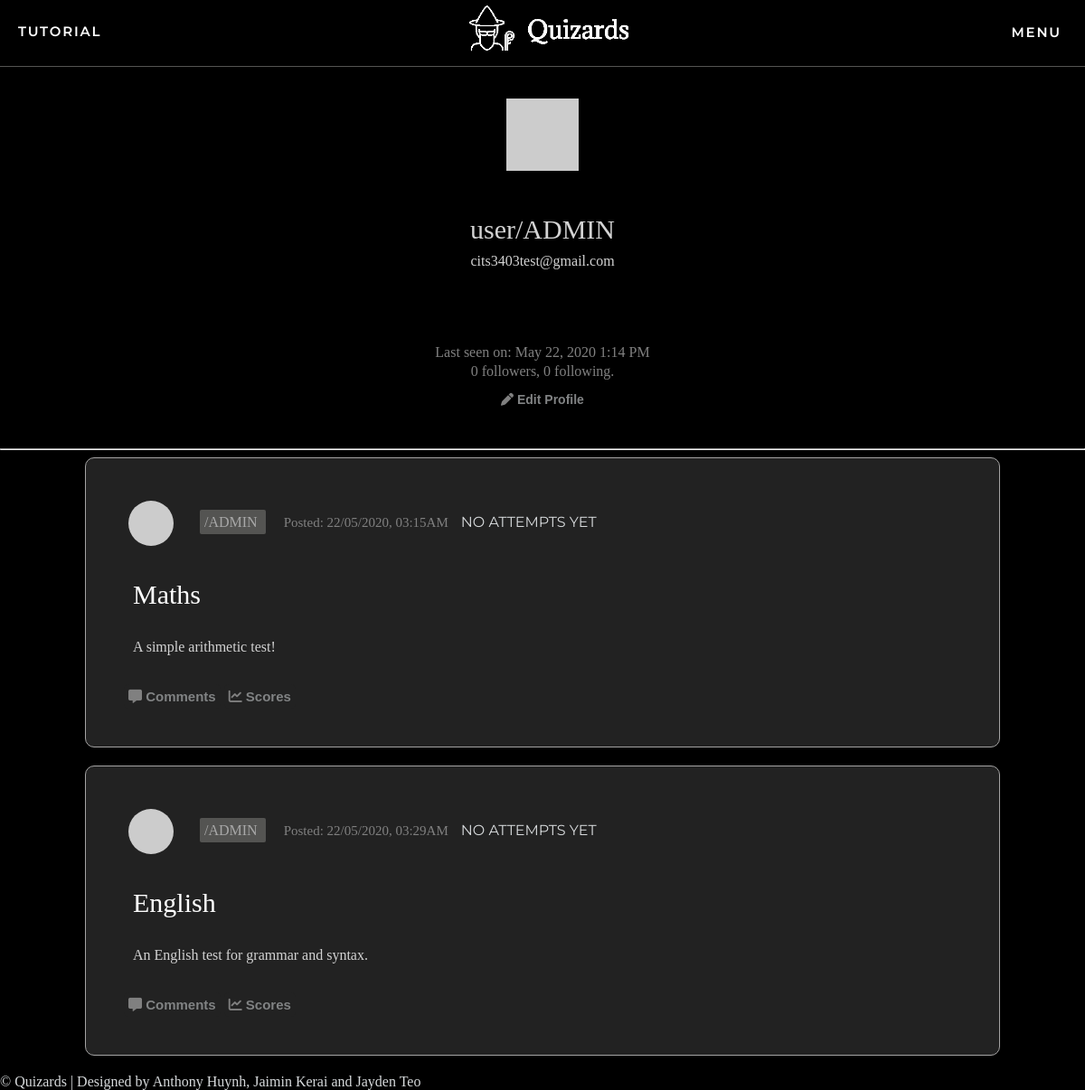
/user/ADMIN (signed in), run on an earlier commit of the app's database.
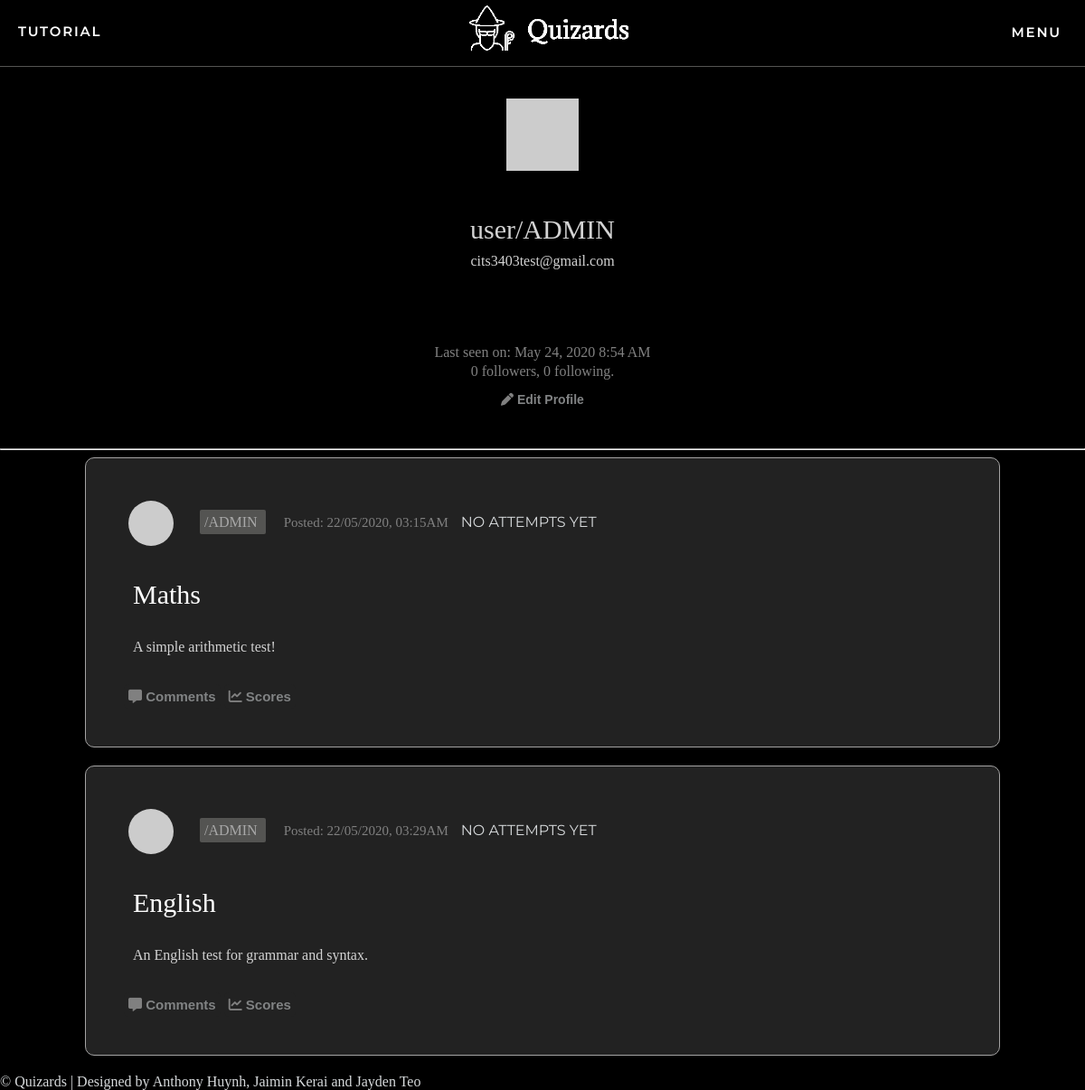
And on a later commit of the database.
### app/models.py (models this page shows, shortened)
class User(UserMixin, db.Model):
    id = db.Column(db.Integer, primary_key=True)
    username = db.Column(db.String(64), index=True, unique=True)
    email = db.Column(db.String(120), index=True, unique=True)
    password_hash = db.Column(db.String(128))
    posts = db.relationship('Post', backref='author', lazy='dynamic')
    authorOf = db.relationship('Quizzes', backref='author', lazy='dynamic')
    admin = db.Column(db.Boolean, unique=False, default=False)
    marksOf = db.relationship('quizMarks', backref='markOf', lazy='dynamic')
    longanswers = db.relationship('LongAnswers', backref='user', lazy='dynamic')
    def avatar(self, size):
        digest = md5(self.email.lower().encode('utf-8')).hexdigest()
        return 'https://www.gravatar.com/avatar/{}?d=identicon&s={}'.format(
            digest, size)
    about_me = db.Column(db.String(140))
    last_seen = db.Column(db.DateTime, default=datetime.utcnow)
    followed = db.relationship(
        'User', secondary=followers,
        primaryjoin=(followers.c.follower_id == id),
        secondaryjoin=(followers.c.followed_id == id),
        backref=db.backref('followers', lazy='dynamic'), lazy='dynamic')

class Quizzes(db.Model):
    id = db.Column(db.Integer, primary_key=True, autoincrement=True, unique=True)
    name = db.Column(db.String(64))
    description = db.Column(db.String(255))
    questions = db.relationship('Questions', backref='Quizzes', lazy='dynamic')
    mcquestion = db.relationship('multiChoice', backref='MCQuizzes', lazy='dynamic')
    longquestions = db.relationship('LongQuestions', backref='LongQuizzes', lazy='dynamic')
    author_id = db.Column(db.Integer, db.ForeignKey('user.id'))
    pub_date = db.Column(db.DateTime, index=True, default=datetime.utcnow)
    quizMarks = db.relationship('quizMarks', backref='quizMarks', lazy='dynamic')
    posts= db.relationship('Post', backref='post', lazy='dynamic')
    def Avgmark(self):
        total_sum = float(sum(quizMarks.mark for quizMarks in self.quizMarks))
        count = float(quizMarks.query.filter_by(quiz_id=self.id).count())
        if count > 0:
            return round(total_sum/count,2)
        if count == 0:
            return False

### app/routes.py (the view)
@app.route('/user/<username>')
@login_required
def user(username):
    user = User.query.filter_by(username=username).first_or_404()
    page = request.args.get('page', 1, type=int)
    quizzes = user.authorOf.paginate(page)
    return render_template('user.html', user=user, quizzes=quizzes.items)

### app/models.py (called while the page is built)
@login.user_loader
def load_user(id):
    return User.query.get(int(id))

### app/routes.py (called while the page is built)
@app.before_request
def before_request():
    if current_user.is_authenticated:
        g.user = load_user(current_user.id)
        current_user.last_seen = datetime.utcnow()
        db.session.commit()

### app/templates/user.html (shortened to what this page needs)
{% extends "base.html" %}
{% block content %}
<div class="container">
    <table class= "profile-table" width="100%">
        <tr>
            <td width="100%" style="text-align: center;"><img src="{{ user.avatar(128) }}" class="profile-avatar"></td>
        </tr>
        <tr>
            <td style="text-align: center;">
                <p class="username">user/{{ user.username }}</p>
                <p class="email">{{ user.email }}</p>
            </td>
        </tr>
        <tr>
            <td>
            </td>
        </tr>
        <tr>
            <td>
                {% if user.last_seen %}<p>Last seen on: {{ moment(user.last_seen).format('LLL') }}</p>{% endif %}
                <p>{{ user.followers.count() }} followers, {{ user.followed.count() }} following.</p>
                {% if user == current_user %}
                <p><a href="{{ url_for('edit_profile') }}">
                    <button class="clicker2"><i class='fas fa-pen' style="color:gray"></i>  Edit Profile</button>
                </a></p>
                {% elif not current_user.is_following(user) %}
                <p><a href="{{ url_for('follow', username=user.username) }}">
                    <button class="clicker2"><i class='fas fa-user-plus' style="color:gray"></i>  Follow</button>
                </a></p>
                {% else %}
                <p><a href="{{ url_for('unfollow', username=user.username) }}">
                    <button class="clicker2"><i class='fas fa-user-minus' style="color:gray"></i>  Unfollow</button>
                </a></p>
                {% endif %}
            </td>
        </tr>
    </table>
    <hr>
    {% for quiz in quizzes %}
        {% include 'quizdisplay.html' %}
    {% endfor %}
</div>
{% endblock %}

### app/templates/base.html (shortened to what this page needs)
<!DOCTYPE html>
<html lang="en-US">
    <head>
        <link href="{{ url_for('static', filename='css/styles.css') }}" rel="stylesheet">
    </head>
    <body>
        <div class="container">
        <div>
            <ul class="basenav topnav">
                {% if current_user.is_anonymous %}
                <li class="tags"><a href="{{ url_for('tutorial') }}">tutorial</a></li>
                <li class="logo"><a href="{{ url_for('quizzes') }}"><img class='baselogo' src="{{ url_for('static', filename='css/templogo.png') }}"></a></li>
                <li class="tags"><a href="{{ url_for('login') }}">Sign In</a></li>
                {% else %}
                <li class="tags"><a href="{{ url_for('tutorial') }}">tutorial</a></li>
                <li class="logo"><a href="{{ url_for('quizzes') }}"><img class='baselogo' src="{{ url_for('static', filename='css/templogo.png') }}"></a></li>
                <div class="dropdown">
                    <button class="dropbtn"><li class="tags"><a href="{{ url_for('quizzes') }}">Menu</a></li>
                    </button>
                </div>
                {% endif %}
            </ul>
        </div>
        <br>
        <div class="messages">
            {% block content %}
            {% endblock %}
        </div>
        <footer>
            <div class="footer-bottom">&copy; Quizards | Designed by Anthony Huynh, Jaimin Kerai and Jayden Teo
            </div>
        </footer>
    </body>
</html>

### app/templates/quizdisplay.html (shortened to what this page needs)
<div class="row" onclick="location.href='{{ url_for('quizform', quizid=quiz.id,  quizname=quiz.name) }}';" style="cursor:pointer;">
        <table>
            <tr>
                <td colspan=100%;>
                    <a href="{{ url_for('user', username=quiz.author.username) }}" style="text-decoration:none">
                        <img src="{{ quiz.author.avatar(36) }}" class="profile-pic">
                    </a>
                    <a href="{{ url_for('user', username=quiz.author.username) }}" class = "author">
                        /{{ quiz.author.username }}
                    </a><span class="date">Posted: {{ moment(quiz.pub_date).format('DD/MM/YYYY, hh:mmA') }}</span>
                    {% if quiz.Avgmark() == False%}
                    <span class="avgmark">No attempts yet</span>
                    {% elif quiz.Avgmark() >= 75.0 %}
                    <span class="avgmark good">Avg. {{ quiz.Avgmark() }}%</span>
                    {% elif quiz.Avgmark() < 75.0 and quiz.Avgmark() >= 50.0 %}
                    <span class="avgmark ok">Avg. {{ quiz.Avgmark() }}%</span>
                    {% elif quiz.Avgmark() < 50 and quiz.Avgmark() >= 0.0 %}
                    <span class="avgmark bad">Avg. {{ quiz.Avgmark() }}%</span>
                    {% endif %}
                </td>
            </tr>
                        <td colspan=5><a href="{{ url_for('quizform', quizid=quiz.id, quizname=quiz.name) }}" class="quiz-name">
                            {{ quiz.name }} </a></td>
            <tr>
                <td colspan=5, class="desc">{{ quiz.description }}
                </td>
            </tr>
            <tr>
                <td colspan=100%>
                    <a href="{{ url_for('comments', quizid=quiz.id, quizname=quiz.name) }}" style="text-decoration:none">
                        <button class="clicker"><i class='fas fa-comment-alt' style="color:gray"></i> Comments</button>
                    </a>
                    <a href="{{ url_for('scores', quizid=quiz.id, quizname=quiz.name) }}" style="text-decoration:none">
                        <button class="clicker"><i class='fas fa-chart-line' style="color:gray"></i> Scores</button>
                    </a>
                </td>
            </tr>
        </table>
</div>

### app/static/css/styles.css (style rules this page uses)
body { margin: 0; padding: 0; height: 100vh; font-family: Verdana; background-color: black; color: rgb(215, 218, 220); }
.basenav { padding: 0; margin: 0; list-style: none; display: flex; background-color: black; border-bottom: 1px solid #545452; }
.topnav { justify-content: space-between; }
.tags { padding-top: 25px; margin-left: 20px; margin-right: 20px; }
.tags a::after { content: ''; display:block; width:0; height:2px; background: #666666; transition: transform .5s ease-in-out; transform: scaleX(0); margin-top:25px; }
.logo::after { content: ''; display:block; width:0; height:2px; background: #666666; transition: transform .5s ease-in-out; transform: scaleX(0); }
.basenav a { color: white; text-decoration: solid; text-transform: uppercase; letter-spacing: 1.8px; font-family: 'Montserrat'; font-weight: 600; font-size: 15px; }
.basenav .baselogo { transform: translateX(10px); width: 300px; height: auto; }
.dropdown { float: left; overflow: hidden; transition: 0.5s ease; }
.dropdown .dropbtn { font-size: 16px; border: none; outline: none; color: white; background-color: inherit; font-family: inherit; margin: 0; transition: 0.4s ease; }
.messages { text-align: center; }
.row { position:relative; left: 50%; transform: translate(-50%, 0%); max-width: 1000px; width: 80%; background: #222222; padding: 25px; border-radius: 10px; margin-bottom: 20px; border: 1px solid #A5A4A4; }
.profile-pic { border-radius: 50%; padding: 5px; width:50px; margin-top:0px; vertical-align: middle; }
.author { margin: 20px; color: rgb(168, 168, 168); padding: 5px; text-decoration: none; background-color: RGBA(84, 84, 82, 1); border-radius:2px; text-align: center; }
.quiz-name { text-decoration:none; color:white; padding:10px; border-radius:2px; margin-right:20px; font-size:30px; }
.desc { color: lightgrey; padding-left:25px; }
.date { font-size:15px; color: grey; padding-top:15px; }
.avgmark { margin-left: 10px; position: relative; font-family: "Montserrat"; text-transform: uppercase; font-size: 16px; }
.clicker { background-color: #222222; border: #222222; font-size: 15px; padding: 5px 5px 5px 5px; text-align: center; border-radius: 5px; color: rgb(129, 131, 132); font-weight: 700; }
.clicker { transition-duration: 0.4s; }
.assessments th, td { padding: 15px; text-align: left; }
.profile-avatar { text-align: center; }
.profile-table td { text-align:center; line-height:5px; }
.profile-table .username { font-size: 30px; color:lightgrey; }
.profile-table .email { color:lightgrey; }
.profile-table p { color:grey; }
.clicker2 { background-color: black; border: black; font-size: 14px; padding: 5px 5px 5px 5px; text-align: center; border-radius: 5px; color: rgb(129, 131, 132); font-weight: 700; }
.clicker2 { transition-duration: 0.4s; }

What changed in the data, as far as the page shows it:
changed User "ADMIN": last_seen "May 22, 2020 1:14 PM" → "May 24, 2020 8:54 AM"
